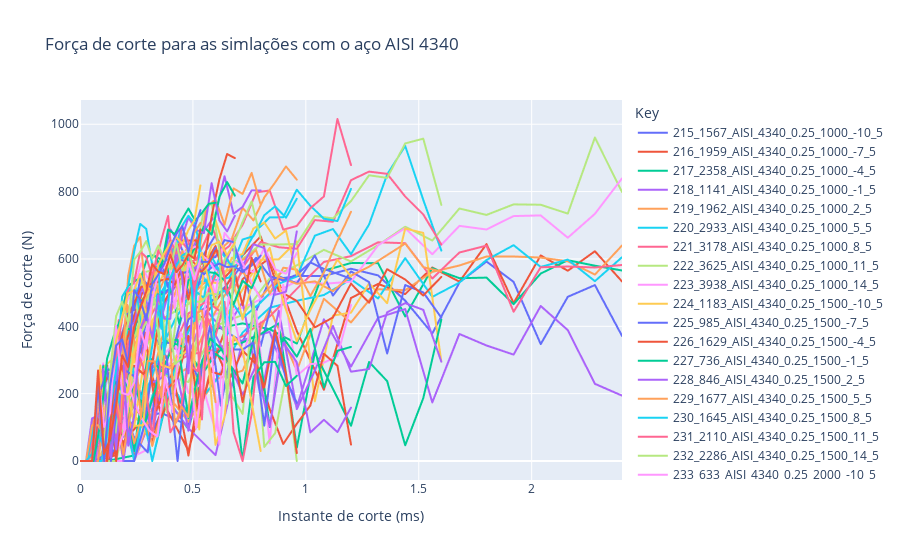

Notebook source saved alongside this figure:
### Code cell
import plotly.express as px

fig = px.line(df_pivoted_2[df_pivoted_2["material"]=="AISI_4340"], x="x", y="y", color='Key',
                            labels={
                     "y": "Força de corte (N)",
                     "x": "Instante de corte (ms)",
                 },
                title="Força de corte para as simlações com o aço AISI 4340")
fig.show()
